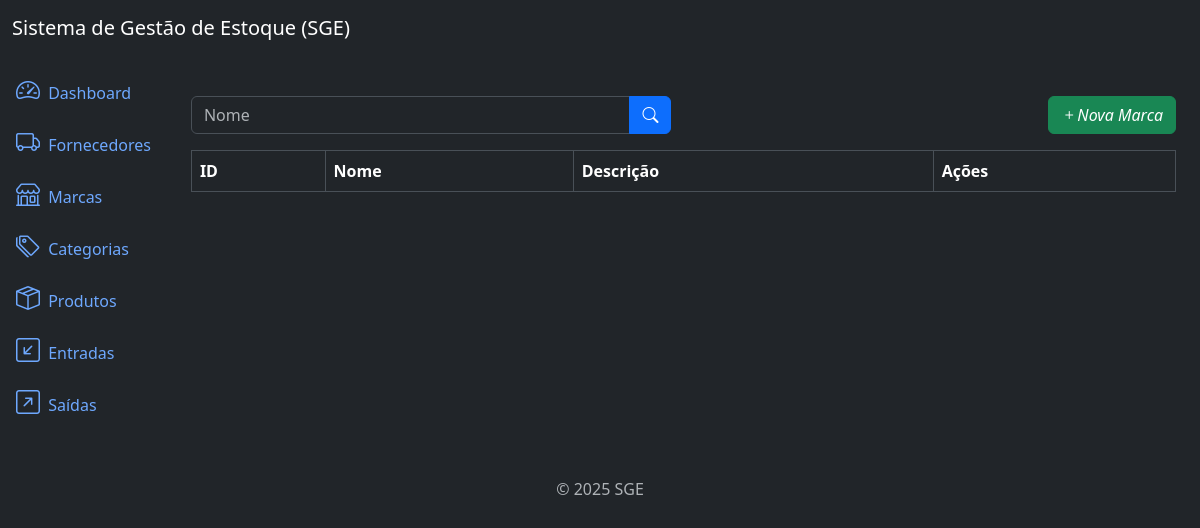
Page /brands/list/ on the earlier database version.
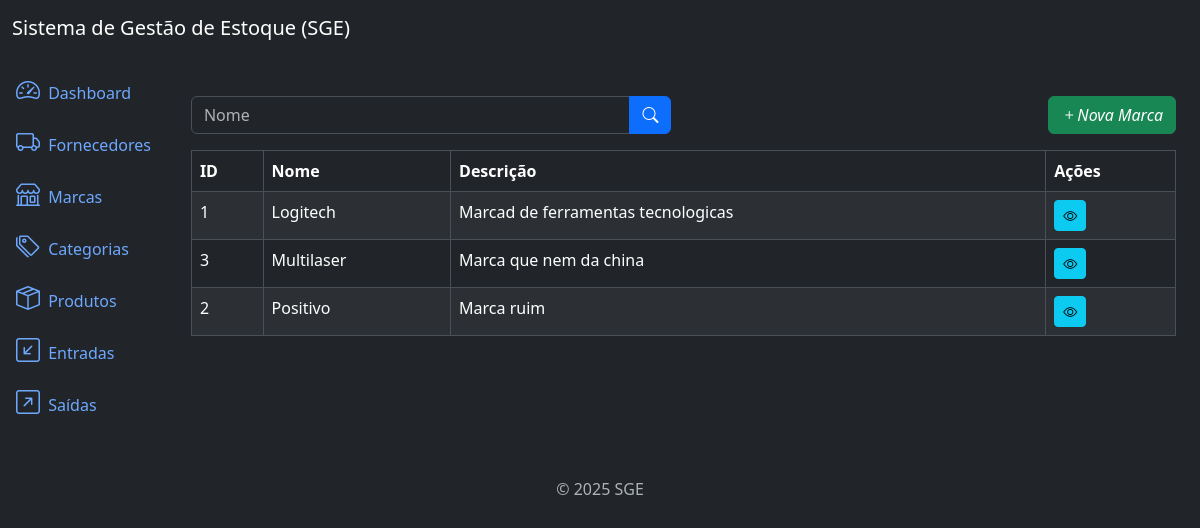
Same page on the later database version.
### brands/models.py (models this page shows, shortened)
class Brand(models.Model):
    name = models.CharField(max_length=500)
    description = models.TextField(null=True, blank=True)
    created_at = models.DateTimeField(auto_now_add=True)
    updated_at = models.DateTimeField(auto_now=True)
    class Meta:
        verbose_name = 'Brand'
        verbose_name_plural = 'Brands'
        ordering = ['name']

### brands/views.py (the view)
# urls.py: path('brands/list/', BrandListView.as_view(), name='brand_list'),
class BrandListView(ListView):
    model = Brand
    template_name = 'brand_list.html'
    context_object_name = 'brands'
    def get_queryset(self):
        queryset = super().get_queryset()
        name = self.request.GET.get('name')
        if name:
            queryset = queryset.filter(name__icontains=name)
        return queryset

### brands/templates/brand_list.html (shortened to what this page needs)
{% extends 'base.html' %}
{% block content %}
    <div class="row mb-3">
        <div class="col-md-6">
            <form method="get" action="{% url 'brand_list' %}">
                <div class="input-group">
                  <input type="text" class="form-control" name="name" placeholder="Nome" value="{{ request.GET.name }}">
                  <button type="submit" class="btn btn-primary">
                    <i class="bi bi-search"></i>
                  </button>
                </div>
            </form>
        </div>
        <div class="col-md-6">
            <a href="{% url 'brand_create' %}" class="btn btn-success float-end">
                <i class="bi bi-plus">Nova Marca</i>
            </a>
        </div>
    </div>
    <div class="table-responsive">
        <table class="table table-striped table-bordered">
            <thead class="thead-dark">
                <tr>
                    <th>ID</th>
                    <th>Nome</th>
                    <th>Descrição</th>
                    <th>Ações</th>
                </tr>
            </thead>
            <tbody>
                {% for brand in brands %}
                <tr>
                    <td>{{ brand.id }}</td>
                    <td>{{ brand.name }}</td>
                    <td>{{ brand.description }}</td>
                    <td>
                        <a href="{% url 'brand_detail' brand.id %}" class="btn btn-info btn-sm">
                            <i class="bi bi-eye"></i>
                        </a>
                    </td>
                </tr>
                {% endfor %}
            </tbody>
        </table>
    </div>
{% endblock %}

Differences in the rows shown:
added Brand: id "1", name "Logitech", description "Marcad de ferramentas tecnologicas"
added Brand: id "3", name "Multilaser", description "Marca que nem da china"
added Brand: id "2", name "Positivo", description "Marca ruim"
